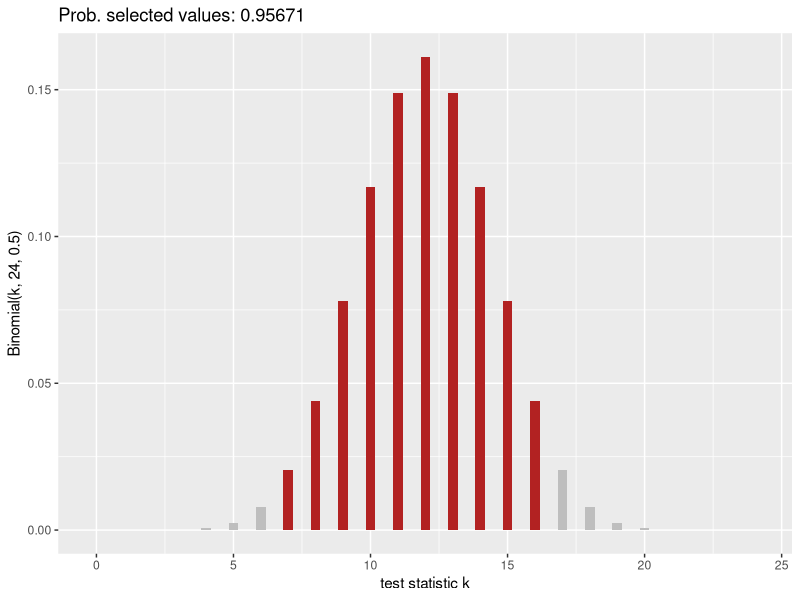
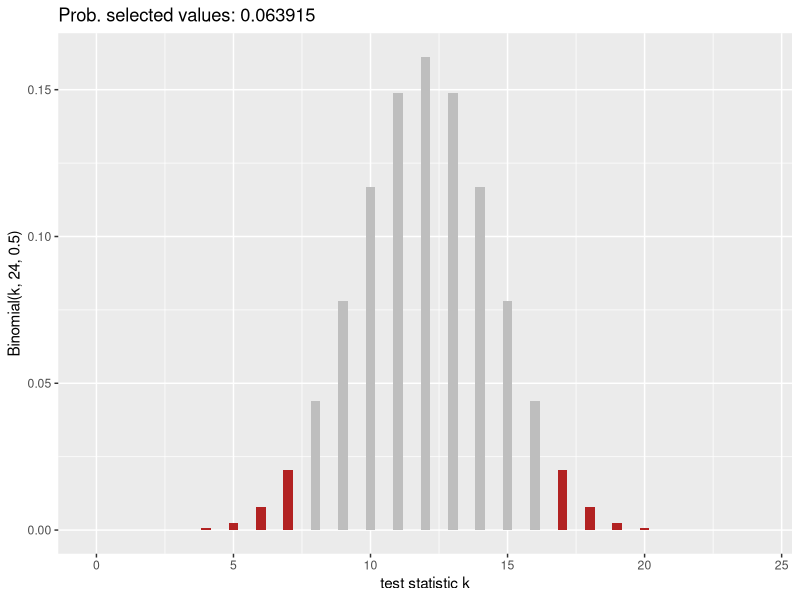
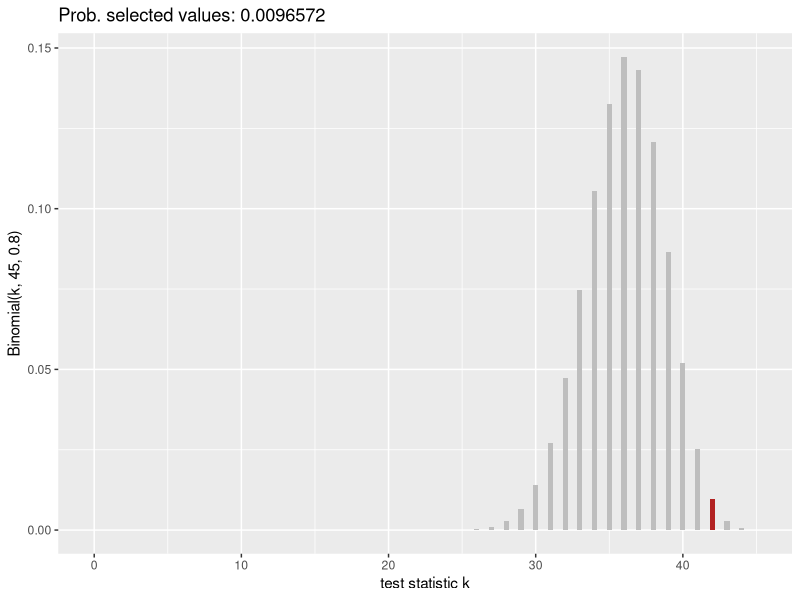
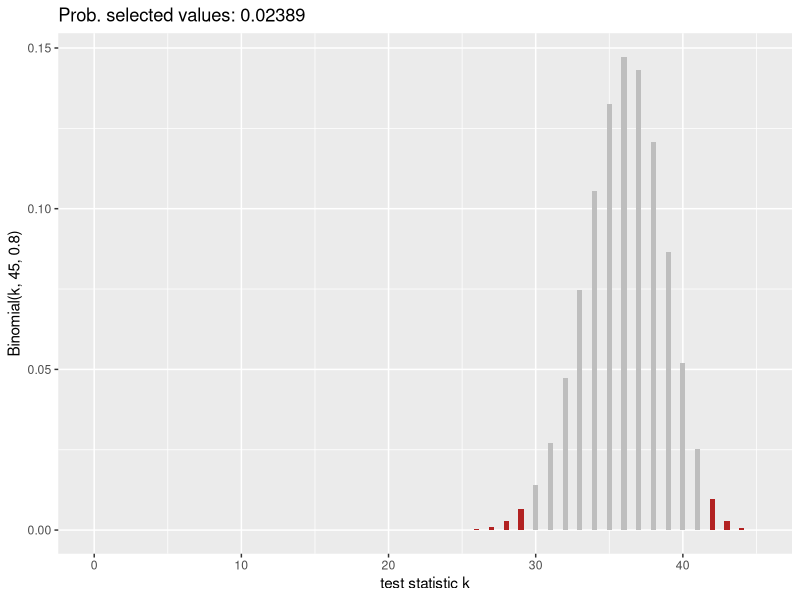
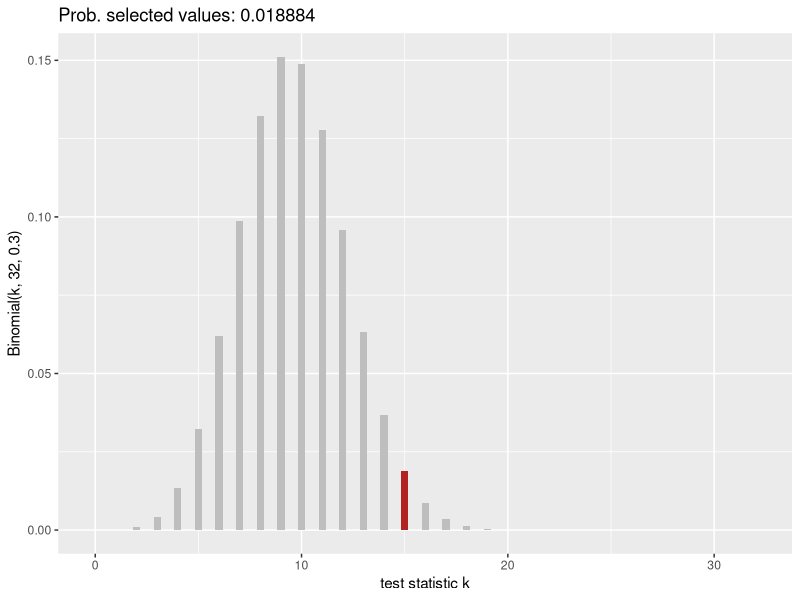
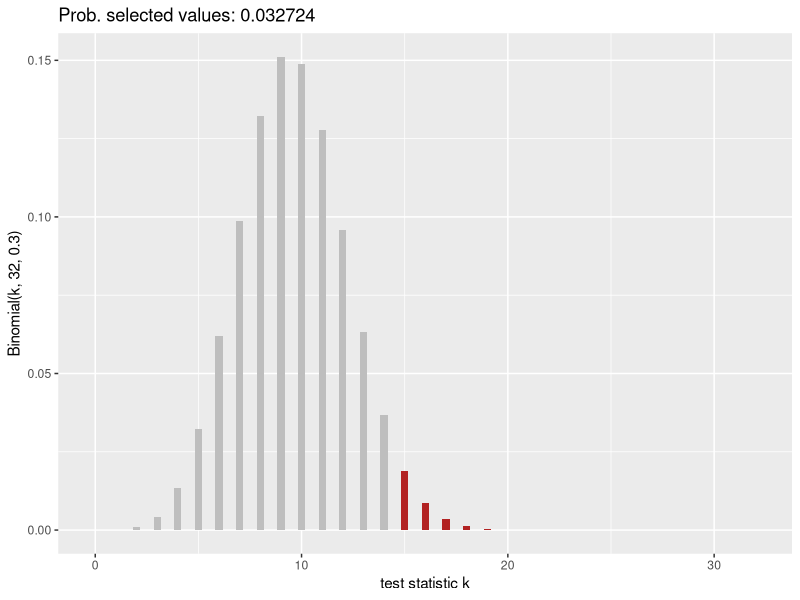
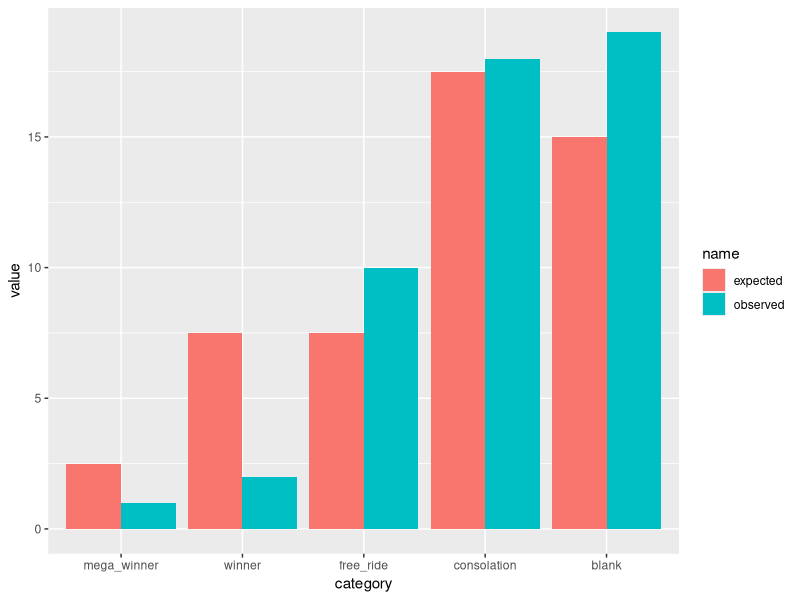
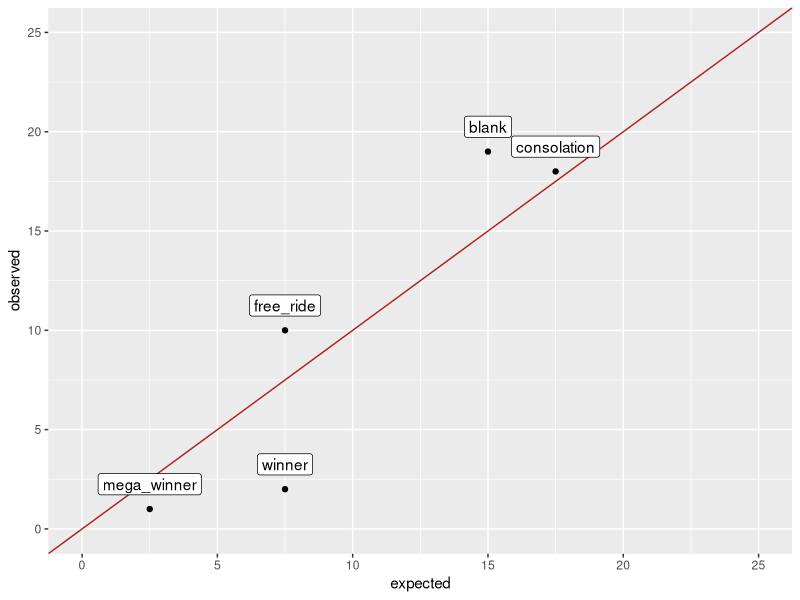

The R script that drew these images, in order:
## ---- chunk 1
knitr::opts_chunk$set(
  warning = FALSE, # supress warnings per default 
  message = FALSE, # supress messages per default 
  cache = TRUE     # caches results of computation unless the code changes
)
## ---- chunk 2
library(tidyverse)
## ---- chunk 3
plot_binomial <- function(theta, N, highlight = NULL) {
  # put the data together
  plotData <- tibble(x = 0:N, y = dbinom(0:N, N, theta))
  # make a simple bar plot
  out_plot <- ggplot(plotData, aes(x = x , y = y )) + 
    geom_col(fill = "gray", width = 0.35) +
    labs(
      x = "test statistic k",
      y =  str_c("Binomial(k, ", N, ", ", theta, ")")
    )
  # if given, highlight some bars in red
  if (!is.null(highlight)) {
    plotData2 = tibble(x = highlight, y = dbinom(highlight, N, theta))
    out_plot <- out_plot + 
      geom_col(
        data = plotData2, 
        aes(x = x, y = y), 
        fill = "firebrick", 
        width = 0.35
      )  +
      ggtitle(
        str_c(
          "Prob. selected values: ", 
          sum(dbinom(highlight, N, theta)) %>% signif(5)
          )
        )
  }
  out_plot
}
plot_binomial(theta = 0.5, N = 24, highlight = c(7:16))
plot_binomial(
  theta = 0.5, 
  N = 24, 
  highlight = which(dbinom(0:24, 24,p=0.5) <= dbinom(7, 24,p=0.5))-1
)
## ---- chunk 4
# We test $\theta = 0.8$. The alterantive is $\theta \neq 0.8$.
## ---- chunk 5
plot_binomial(
  theta = 0.8,
  N = 45,
  highlight = 42
)
## ---- chunk 6
# All values of $k$ with that are at least as unlikely to occur under the null-hypothesis are at least as strong evidence against H_0.
plot_binomial(
  theta = 0.8,
  N = 45,
  highlight = which(dbinom(0:45, 45,p=0.8) <= dbinom(42,45,p=0.8))-1
)
## ---- chunk 7
# This is a two-sided test.
## ---- chunk 8
# This can be read of the title of the last plot. It's ~ 0.02389.
## ---- chunk 9
binom.test(42,45,0.8)
## ---- chunk 10
# We conducted a two-sided binomial test assuming the null-hypothesis that the coin's bias is $\theta = 0.8$ and observed a sigificant test result ($N = 45$, $k=0.42$, $p \approx 0.02389$). This constitutes evidence against the manufacturer's claim that the coin's bias is exactly 0.8. 
## ---- chunk 11
# We test $\theta = 0.3$. The alternative is that $\theta > 0.3$.
## ---- chunk 12
plot_binomial(
  theta = 0.3,
  N = 32,
  highlight = 15
)
## ---- chunk 13
# All values of $k$ with that are at least as unlikely to occur under the null-hypothesis are at least as strong evidence against H_0.
plot_binomial(
  theta = 0.3,
  N = 32,
  highlight = 15:32
)
## ---- chunk 14
# This is a one-sided test.
## ---- chunk 15
# This can be read of the title of the last plot. It's ~ 0.03272.
## ---- chunk 16
binom.test(15,32,0.3,alternative= "greater")
## ---- chunk 17
# We conducted a binomial test assuming the null-hypothesis that the coin's bias is $\theta \le 0.3$ against the alternative hypothesis that the bias is larger and observed a sigificant test result ($N = 32$, $k=15$, $p \approx 0.06944$). This constitutes evidence against the manufacturer's claim that the coin's bias is no bigger than 0.3. 
## ---- chunk 18
binom.test(53,100,0.6,alternative= "less")

# We conducted a binomial test assuming the null-hypothesis that the coin's bias is $\theta \ge 0.6$ against the alternative hypothesis that the bias is lower. We obtained no significant test result ($N = 100$, $k=53$, $p \approx 0.09298$). We conclude that the data provide no compelling evidence against the manufacturer's claim that the coin's bias is at least 0.6. 
## ---- chunk 19
n_obs <- c(
  mega_winner = 1, # hurray!
  winner = 2,
  free_ride = 10,
  consolation = 18,
  blank = 19
)
## ---- chunk 20
expected <- c(
  mega_winner = 5,
  winner = 15,
  free_ride = 15,
  consolation = 35,
  draws = 30
) * sum(n_obs) / 100
## ---- chunk 21
# many possibilities

# data
lottery_data <- tibble(
  category = factor(c("mega_winner", "winner", "free_ride", "consolation", "blank"), ordered = T, levels = c("mega_winner", "winner", "free_ride", "consolation", "blank")),
  observed = n_obs,
  expected = expected
) 

# adjacent bars
lottery_data %>% 
  pivot_longer(2:3) %>% 
  ggplot(
    aes(x = category, y = value, fill = name)
  ) + geom_col(position = "dodge")

# scatter plot

lottery_data %>% 
  ggplot(aes(y = observed, x = expected)) +
  geom_point() +
  geom_abline(aes(slope = 1, intercept = 0), color = "firebrick") +
  geom_label(aes(x = expected, y = observed + 1.25, label = category)) +
  xlim(c(0,25)) + ylim(c(0,25))

## ---- chunk 22
chisq.test(n_obs, p = c(5,15,15,35,30)/100)

# Short: non-significant result, we judge that there is no strong evidence against the vendor's claim
